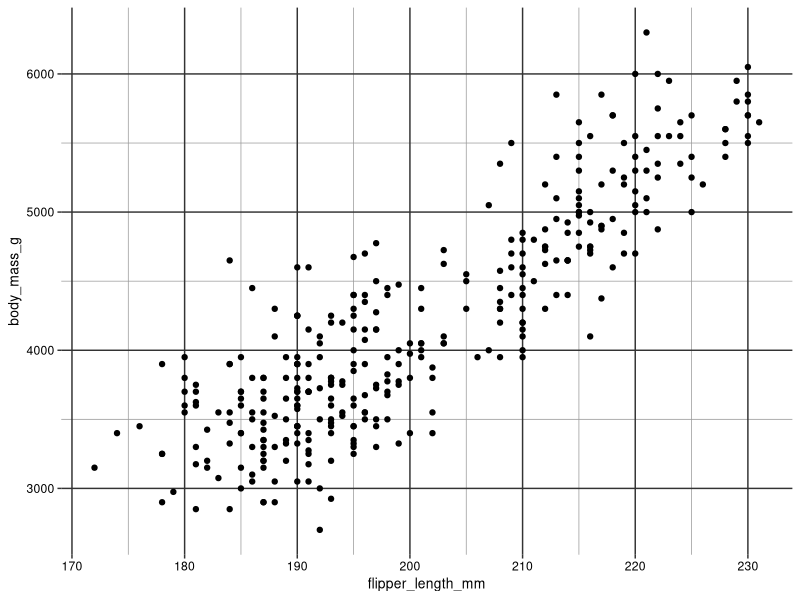

This figure's R source:
## ---- chunk 1
library(tidyverse)
library(palmerpenguins)
## ---- chunk 2
ggplot(data = penguins, aes(x = flipper_length_mm, y = body_mass_g)) +
  geom_point() +
  theme(title = element_text(size = 10, color = "black"),
        plot.background = element_rect(fill = "white"),
        panel.background = element_rect(fill = "white",),
        axis.text = element_text(color = "black"),
        panel.grid.major = element_line(color = "gray20"),
        panel.grid.minor = element_line(color = "gray60")
        )
